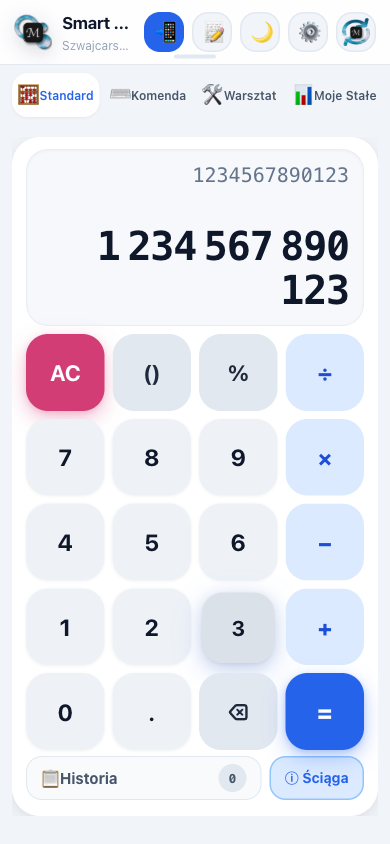
#> input picture .cache/wrap-test-13.png, 390 x 844 px
$ python -i bench.py   (imports and definitions only)
#> lines starting #> are read from the running program, lines starting #| are printed output that depends on the picture; after the words box and inside, x2 and y2 are one past the last pixel; in counts of white or black regions, pixels touching at a corner belong together
#> further down, picture is the input picture: PIL image 390x844 RGB; mean R, G, B 230.3, 232.8, 241.8
# Test porównawczy OCR działań (skaner, 2026-11-06): syntetyczne „zdjęcia” (druk + kroje odręczne,
# 3 poziomy: czysty / telefon / cień+kratka+przechył) → Tesseract 5 (silnik tesseract.js),
# bez obróbki i z obróbką wstępną (spłaszczenie światła, Otsu, usunięcie kratki, prostowanie,
# kadr, skala). Uruchom: python3 -I scripts/ocr-bench/bench.py (Pillow + numpy + tesseract w PATH).
# Wyniki: docs/SCANNER-PLAN.md.
import json, math, os, random, subprocess, sys, tempfile, unicodedata
import numpy as np
from PIL import Image, ImageDraw, ImageFilter, ImageFont, ImageOps

# Wyniki i obrazy: katalog OCR_BENCH_OUT (domyślnie katalog tymczasowy systemu — nie do repo)
OUT = os.environ.get("OCR_BENCH_OUT") or os.path.join(tempfile.gettempdir(), "kalkulator-ocr-bench")
# [2 lines not run here, left out]

EXPRS = [
    ("2 + 3 × 4", "2+3*4"), ("12 ÷ 4 − 1", "12/4-1"), ("(3 + 5) · 2", "(3+5)*2"),
    ("7² − 10", "7^2-10"), ("3x + 5 = 11", "3x+5=11"), ("√16 + 2", "sqrt16+2"),
    ("x² − 5x + 6 = 0", "x^2-5x+6=0"), ("0,25 · 48", "0.25*48"), ("2/3 + 1/6", "2/3+1/6"),
    ("FRAC", "2/3+1/6"),  # ułamki piętrowe (2D) — prawdziwy test dla OCR linii
]
FONTS = {
    "druk": "/System/Library/Fonts/Helvetica.ttc",
    "pismo-bradley": "/System/Library/Fonts/Supplemental/Bradley Hand Bold.ttf",
    "pismo-chalk": "/System/Library/Fonts/Supplemental/ChalkboardSE.ttc",
    "pismo-marker": "/System/Library/Fonts/MarkerFelt.ttc",
}

# [49 lines left out: functions render, perspective, photo, not called in this run]

# ── preprocessing (the browser pipeline we would build in JS/canvas) ──
def otsu(a):
    hist = np.bincount(a.ravel(), minlength=256).astype(float); p = hist / hist.sum()
    om = np.cumsum(p); mu = np.cumsum(p * np.arange(256)); mt = mu[-1]
    sb = (mt * om - mu) ** 2 / (om * (1 - om) + 1e-9); return int(np.argmax(sb))

def preprocess(img):
    g = np.asarray(img.convert("L"), float)
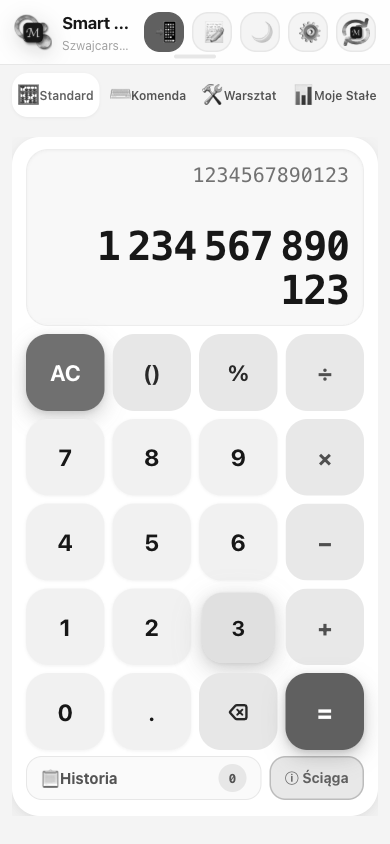
#> g: shape (844, 390) float64; min 0, max 255, mean 233
    bg = np.asarray(img.convert("L").filter(ImageFilter.GaussianBlur(max(8, img.height // 12))), float)
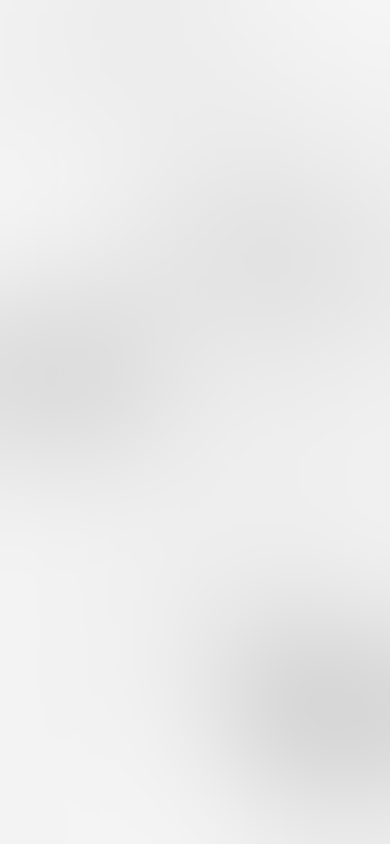
#> bg: shape (844, 390) float64; min 215, max 245, mean 234.6
    flat = np.clip(g / (bg + 1e-6) * 255, 0, 255).astype(np.uint8)            # flatten light/shadow
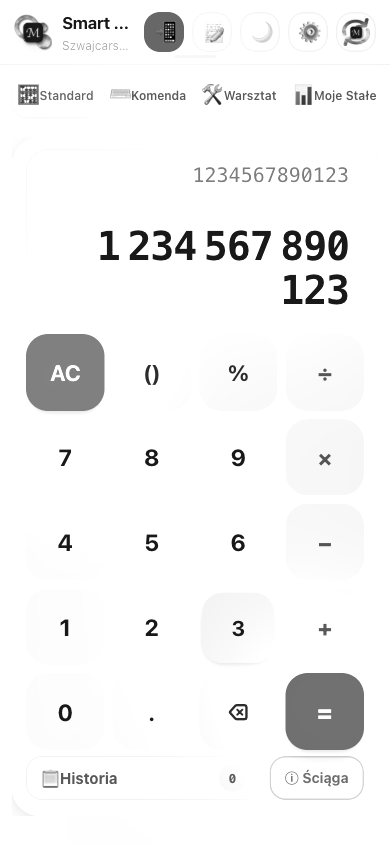
#> flat: shape (844, 390); min 0, max 255, mean 243.1
    t = otsu(flat); bw = (flat < min(t, 200)).astype(np.uint8)                 # ink = 1
#> in otsu, `hist = np.bincount(a.ravel(), minlength=256).astype(float)`: hist = 256 values, max 252288 at index 255, min 0 at index 7, mean 1285.8
#> in otsu, `p = hist / hist.sum()`: p = 256 values, max 0.766 at index 255, min 0 at index 7, mean 0.00391
#> in otsu, `om = np.cumsum(p)`: om = 256 values from 5.16e-05 to 1
#> in otsu, `mu = np.cumsum(p * np.arange(256))`: mu = 256 values from 0 to 243.1
#> in otsu, `mt = mu[-1]`: mt = 243.1
#> in otsu, `sb = (mt * om - mu) ** 2 / (om * (1 - om) + 1e-09)`: sb = 256 values, max 1529.7 at index 175, min 0 at index 255, mean 1060.8
#> after `t = otsu(flat)`: t = 175
#> after `bw = (flat < min(t, 200)).astype(np.uint8)`:
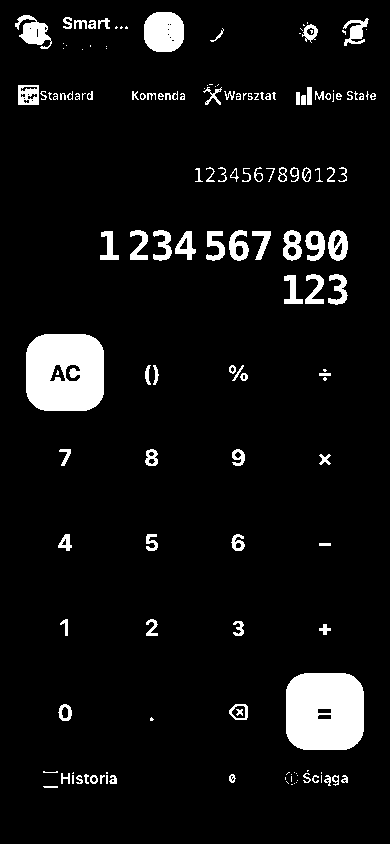
#> bw: shape (844, 390); values 0 (black) and 1 (white), 6.8% white; 155 white regions (56 under 20 px), largest, box (x1, y1, x2, y2) and area: (286, 673, 364, 750) 5498, (26, 334, 104, 411) 5345, (144, 12, 184, 52) 1373
    # remove long thin horizontal lines (notebook ruling): rows where ink spans most of the width thinly
    rowfrac = bw.mean(1)
#> rowfrac = 844 values, max 0.397 at index 99, min 0 at index 0, mean 0.0676
    for y in np.where(rowfrac > 0.55)[0]: bw[y, :] = 0
#> this loop made 0 passes
    # deskew by projection-profile variance
    best, ba = -1, 0
    im = Image.fromarray(bw * 255)
    for ang in np.arange(-10, 10.5, 0.5):
        r = np.asarray(im.rotate(ang, resample=Image.NEAREST, fillcolor=0), float)
        v = r.sum(1).var()
        if v > best: best, ba = v, ang
#> this loop made 41 passes
#> (v, best, ba) on passes 1 to 12: (58579210.5, 58579210.5, -10), (59228820.8, 59228820.8, -9.5), (59710112.4, 59710112.4, -9), (60270551.3, 60270551.3, -8.5), (60926046.1, 60926046.1, -8), (61266238.5, 61266238.5, -7.5), (61386277.5, 61386277.5, -7), (61819755.8, 61819755.8, -6.5), (62787780.6, 62787780.6, -6), (63809325.2, 63809325.2, -5.5), (65289711.7, 65289711.7, -5), (67072597.7, 67072597.7, -4.5)
#> v on passes 22 to 27: 87828889.2, 85089609.7, 82301231.6, 79406776.6, 76361468.2, 73608389.4
#> pass 1, in preprocess, `r = np.asarray(im.rotate(ang, resample=Image.NEAREST, fillcolor=0), fl..`:
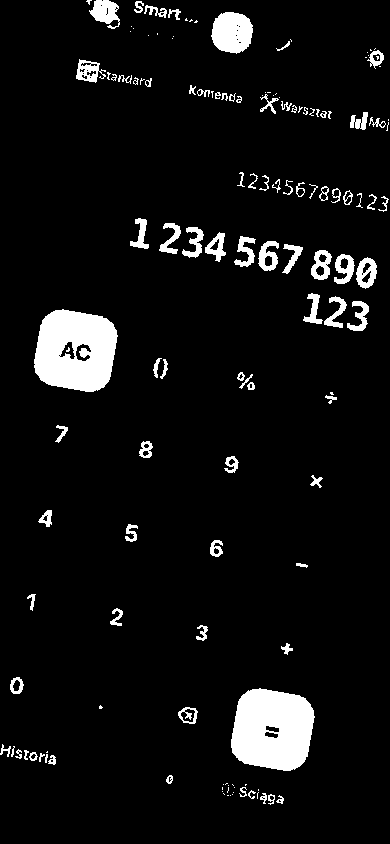
#> r: shape (844, 390) float64; 6.6% white; 141 white regions (55 under 20 px), largest, box (x1, y1, x2, y2) and area: (231, 688, 315, 771) 5499, (34, 309, 118, 392) 5348, (211, 12, 253, 54) 1371
#> pass 3, in preprocess, `r = np.asarray(im.rotate(ang, resample=Image.NEAREST, fillcolor=0), fl..`:
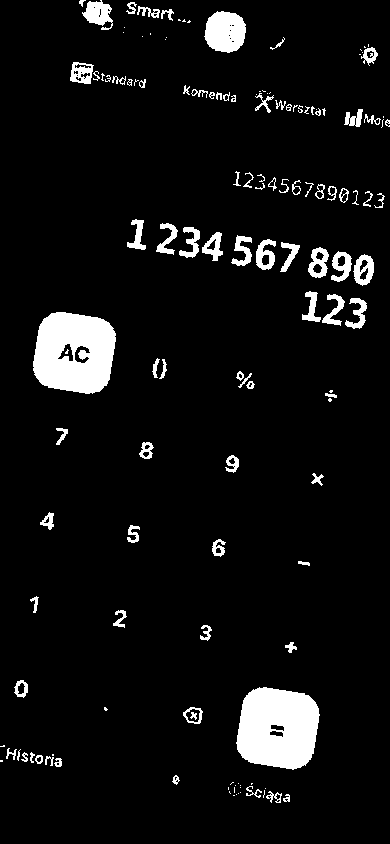
#> r: shape (844, 390) float64; 6.6% white; 139 white regions (50 under 20 px), largest, box (x1, y1, x2, y2) and area: (236, 687, 320, 770) 5499, (33, 312, 116, 394) 5346, (204, 11, 246, 53) 1368
#> after the loop, ba = 0; best = 89539878.8
    bw = np.asarray(im.rotate(ba, resample=Image.BICUBIC, fillcolor=0)) > 127
    # crop to content (drop specks: rows/cols with very little ink)
    ys = np.where(bw.sum(1) > 1)[0]; xs = np.where(bw.sum(0) > 1)[0]
#> after `ys = np.where(bw.sum(1) > 1)[0]`: ys = 361 values from 12 to 787
#> after `xs = np.where(bw.sum(0) > 1)[0]`: xs = 349 values from 15 to 375
    if len(ys) and len(xs): bw = bw[max(0, ys[0] - 4): ys[-1] + 5, max(0, xs[0] - 4): xs[-1] + 5]
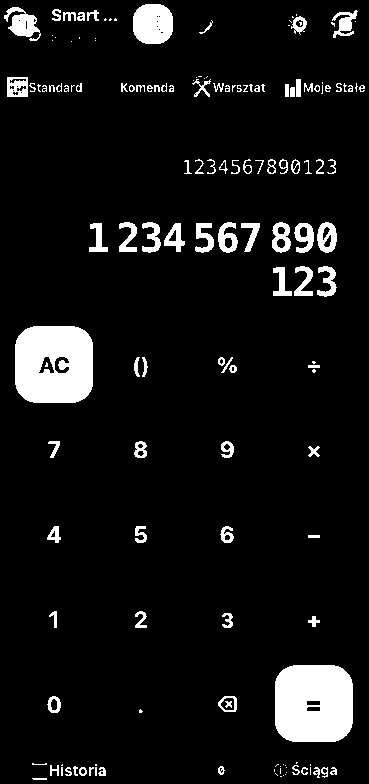
#> bw: shape (784, 369) bool; 7.7% white; 155 white regions (56 under 20 px), largest, box (x1, y1, x2, y2) and area: (275, 665, 353, 742) 5498, (15, 326, 93, 403) 5345, (133, 4, 173, 44) 1373
    out = Image.fromarray(np.where(bw, 0, 255).astype(np.uint8))
    s = 90 / max(1, out.height) if out.height < 90 else 1                     # ~90 px text height
#> s = 1
    out = out.resize((max(1, int(out.width * s)), max(1, int(out.height * s))), Image.LANCZOS)
    return ImageOps.expand(out, 24, fill=255), ba

WL = "0123456789+-=()x.,/*^%√×÷·−²"
# [20 lines left out: functions tess, norm, cer, not called in this run]

rows = []
# [15 lines not run here, left out]

# summary
def agg(filt):
    r = [x for x in rows if filt(x)]
    return f"{100 * sum(x['ok'] for x in r) / len(r):5.1f}% trafień, CER {100 * sum(x['cer'] for x in r) / len(r):5.1f}%" if r else "—"
# [11 lines not run here, left out]

>>> from PIL import Image
>>> picture = Image.open('../../.cache/wrap-test-13.png')
>>> result = preprocess(picture)
